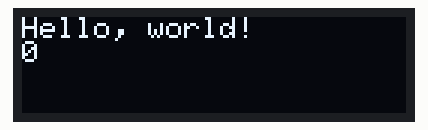
This sketch was run on a simulated Arduino Uno, built with avr-gcc and run on an emulated ATmega328P. On the bench: 128×32 one-colour display.

Above: at 0.2 s.
At 5.08 s:
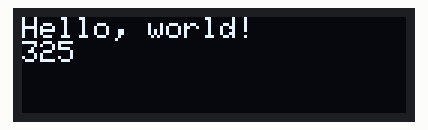
At 9.92 s:
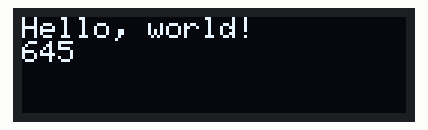
At 19.93 s:
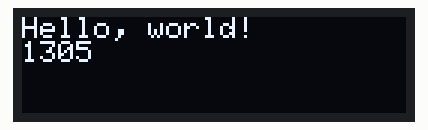
At 29.69 s:
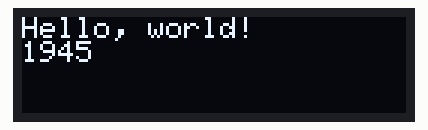
At 39.76 s:
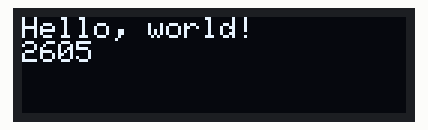

The sketch:

uno_ssd1306.ino
```cpp
#include <Wire.h>
#include <Adafruit_GFX.h>
#include <Adafruit_SSD1306.h>

#define SCREEN_WIDTH 128  // OLED display width, in pixels
#define SCREEN_HEIGHT 32  // OLED display height, in pixels

// On an arduino UNO / metro mini:       A4(SDA), A5(SCL)
#define OLED_RESET -1        // Reset pin # (or -1 if sharing Arduino reset pin)
#define SCREEN_ADDRESS 0x3C  ///< See datasheet for Address; 0x3D for 128x64, 0x3C for 128x32
Adafruit_SSD1306 display(SCREEN_WIDTH, SCREEN_HEIGHT, &Wire, OLED_RESET);

void setup() {
  Serial.begin(9600);

  // SSD1306_SWITCHCAPVCC = generate display voltage from 3.3V internally
  if (!display.begin(SSD1306_SWITCHCAPVCC, SCREEN_ADDRESS)) {
    Serial.println(F("SSD1306 allocation failed"));
    for (;;)
      ;  // Don't proceed, loop forever
  }

  // Clear the buffer
  display.clearDisplay();
}

int i = 0;

void loop() {
  display.clearDisplay();
  display.setTextSize(1);               // Normal 1:1 pixel scale
  display.setTextColor(SSD1306_WHITE);  // Draw white text
  display.setCursor(0, 0);              // Start at top-left corner
  display.println(F("Hello, world!"));
  display.setCursor(0, 8);  // next line down
  display.println(i);
  i++;
  display.display(); // push to the display
}
```
